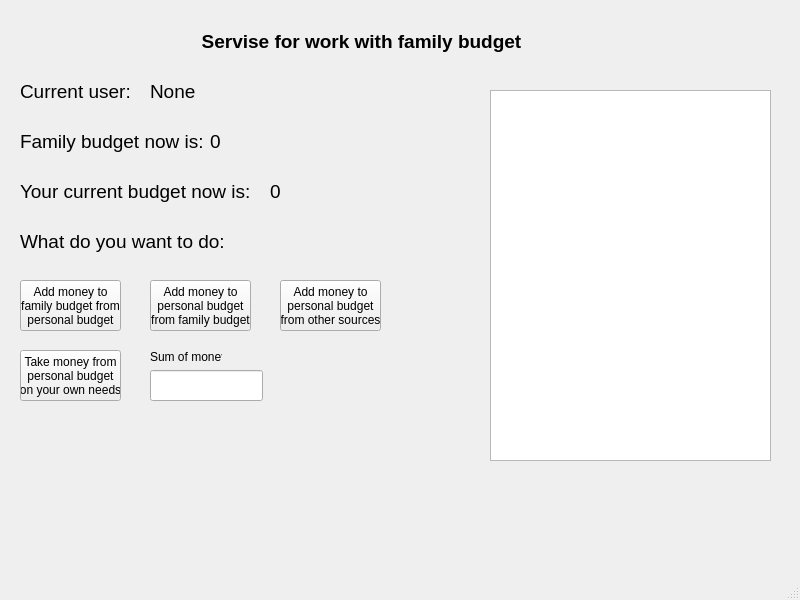
<?xml version="1.0" encoding="UTF-8"?>
<ui version="4.0">
 <class>MainWindow</class>
 <widget class="QMainWindow" name="MainWindow">
  <property name="geometry">
   <rect>
    <x>0</x>
    <y>0</y>
    <width>800</width>
    <height>600</height>
   </rect>
  </property>
  <property name="windowTitle">
   <string>MainWindow</string>
  </property>
  <widget class="QWidget" name="centralwidget">
   <widget class="QLabel" name="label_1">
    <property name="geometry">
     <rect>
      <x>190</x>
      <y>30</y>
      <width>343</width>
      <height>23</height>
     </rect>
    </property>
    <property name="text">
     <string>&lt;html&gt;&lt;head/&gt;&lt;body&gt;&lt;p align=&quot;center&quot;&gt;&lt;span style=&quot; font-size:14pt; font-weight:600;&quot;&gt;Servise for work with family budget&lt;/span&gt;&lt;/p&gt;&lt;/body&gt;&lt;/html&gt;</string>
    </property>
    <property name="textFormat">
     <enum>Qt::AutoText</enum>
    </property>
    <property name="alignment">
     <set>Qt::AlignCenter</set>
    </property>
    <property name="wordWrap">
     <bool>false</bool>
    </property>
    <property name="textInteractionFlags">
     <set>Qt::LinksAccessibleByMouse</set>
    </property>
   </widget>
   <widget class="QLabel" name="label_2">
    <property name="geometry">
     <rect>
      <x>20</x>
      <y>130</y>
      <width>191</width>
      <height>23</height>
     </rect>
    </property>
    <property name="text">
     <string>&lt;html&gt;&lt;head/&gt;&lt;body&gt;&lt;p&gt;&lt;span style=&quot; font-size:14pt;&quot;&gt;Family budget now is: &lt;/span&gt;&lt;/p&gt;&lt;/body&gt;&lt;/html&gt;</string>
    </property>
   </widget>
   <widget class="QLabel" name="label_3">
    <property name="geometry">
     <rect>
      <x>210</x>
      <y>130</y>
      <width>191</width>
      <height>23</height>
     </rect>
    </property>
    <property name="text">
     <string>&lt;html&gt;&lt;head/&gt;&lt;body&gt;&lt;p&gt;&lt;span style=&quot; font-size:14pt;&quot;&gt;0&lt;/span&gt;&lt;/p&gt;&lt;/body&gt;&lt;/html&gt;</string>
    </property>
   </widget>
   <widget class="QLabel" name="label_4">
    <property name="geometry">
     <rect>
      <x>20</x>
      <y>80</y>
      <width>118</width>
      <height>23</height>
     </rect>
    </property>
    <property name="text">
     <string>&lt;html&gt;&lt;head/&gt;&lt;body&gt;&lt;p&gt;&lt;span style=&quot; font-size:14pt;&quot;&gt;Current user: &lt;/span&gt;&lt;/p&gt;&lt;/body&gt;&lt;/html&gt;</string>
    </property>
   </widget>
   <widget class="QLabel" name="label_5">
    <property name="geometry">
     <rect>
      <x>150</x>
      <y>80</y>
      <width>118</width>
      <height>23</height>
     </rect>
    </property>
    <property name="text">
     <string>&lt;html&gt;&lt;head/&gt;&lt;body&gt;&lt;p&gt;&lt;span style=&quot; font-size:14pt;&quot;&gt;None&lt;/span&gt;&lt;/p&gt;&lt;/body&gt;&lt;/html&gt;</string>
    </property>
   </widget>
   <widget class="QTextBrowser" name="textBrowser">
    <property name="geometry">
     <rect>
      <x>490</x>
      <y>90</y>
      <width>281</width>
      <height>371</height>
     </rect>
    </property>
   </widget>
   <widget class="QLabel" name="label_6">
    <property name="geometry">
     <rect>
      <x>20</x>
      <y>180</y>
      <width>244</width>
      <height>23</height>
     </rect>
    </property>
    <property name="text">
     <string>&lt;html&gt;&lt;head/&gt;&lt;body&gt;&lt;p&gt;&lt;span style=&quot; font-size:14pt;&quot;&gt;Your current budget now is: &lt;/span&gt;&lt;/p&gt;&lt;/body&gt;&lt;/html&gt;</string>
    </property>
   </widget>
   <widget class="QLabel" name="label_7">
    <property name="geometry">
     <rect>
      <x>270</x>
      <y>180</y>
      <width>191</width>
      <height>23</height>
     </rect>
    </property>
    <property name="text">
     <string>&lt;html&gt;&lt;head/&gt;&lt;body&gt;&lt;p&gt;&lt;span style=&quot; font-size:14pt;&quot;&gt;0&lt;/span&gt;&lt;/p&gt;&lt;/body&gt;&lt;/html&gt;</string>
    </property>
   </widget>
   <widget class="QLabel" name="label_8">
    <property name="geometry">
     <rect>
      <x>20</x>
      <y>230</y>
      <width>216</width>
      <height>23</height>
     </rect>
    </property>
    <property name="text">
     <string>&lt;html&gt;&lt;head/&gt;&lt;body&gt;&lt;p&gt;&lt;span style=&quot; font-size:14pt;&quot;&gt;What do you want to do: &lt;/span&gt;&lt;/p&gt;&lt;/body&gt;&lt;/html&gt;</string>
    </property>
   </widget>
   <widget class="QPushButton" name="pushButton">
    <property name="geometry">
     <rect>
      <x>20</x>
      <y>280</y>
      <width>101</width>
      <height>51</height>
     </rect>
    </property>
    <property name="text">
     <string>Add money to 
family budget from 
personal budget</string>
    </property>
    <property name="checkable">
     <bool>false</bool>
    </property>
    <property name="checked">
     <bool>false</bool>
    </property>
    <property name="autoRepeat">
     <bool>false</bool>
    </property>
    <property name="autoExclusive">
     <bool>false</bool>
    </property>
   </widget>
   <widget class="QPushButton" name="pushButton_2">
    <property name="geometry">
     <rect>
      <x>150</x>
      <y>280</y>
      <width>101</width>
      <height>51</height>
     </rect>
    </property>
    <property name="text">
     <string>Add money to 
personal budget 
from family budget</string>
    </property>
   </widget>
   <widget class="QPushButton" name="pushButton_3">
    <property name="geometry">
     <rect>
      <x>280</x>
      <y>280</y>
      <width>101</width>
      <height>51</height>
     </rect>
    </property>
    <property name="text">
     <string>Add money to 
personal budget 
from other sources</string>
    </property>
   </widget>
   <widget class="QPushButton" name="pushButton_4">
    <property name="geometry">
     <rect>
      <x>20</x>
      <y>350</y>
      <width>101</width>
      <height>51</height>
     </rect>
    </property>
    <property name="text">
     <string>Take money from 
personal budget 
on your own needs</string>
    </property>
   </widget>
   <widget class="QLabel" name="label">
    <property name="geometry">
     <rect>
      <x>150</x>
      <y>350</y>
      <width>72</width>
      <height>13</height>
     </rect>
    </property>
    <property name="text">
     <string>&lt;html&gt;&lt;head/&gt;&lt;body&gt;&lt;p&gt;Sum of money:&lt;/p&gt;&lt;/body&gt;&lt;/html&gt;</string>
    </property>
   </widget>
   <widget class="QLineEdit" name="lineEdit">
    <property name="geometry">
     <rect>
      <x>150</x>
      <y>370</y>
      <width>113</width>
      <height>31</height>
     </rect>
    </property>
   </widget>
  </widget>
  <widget class="QMenuBar" name="menubar">
   <property name="geometry">
    <rect>
     <x>0</x>
     <y>0</y>
     <width>800</width>
     <height>21</height>
    </rect>
   </property>
  </widget>
  <widget class="QStatusBar" name="statusbar"/>
 </widget>
 <resources/>
 <connections/>
</ui>
